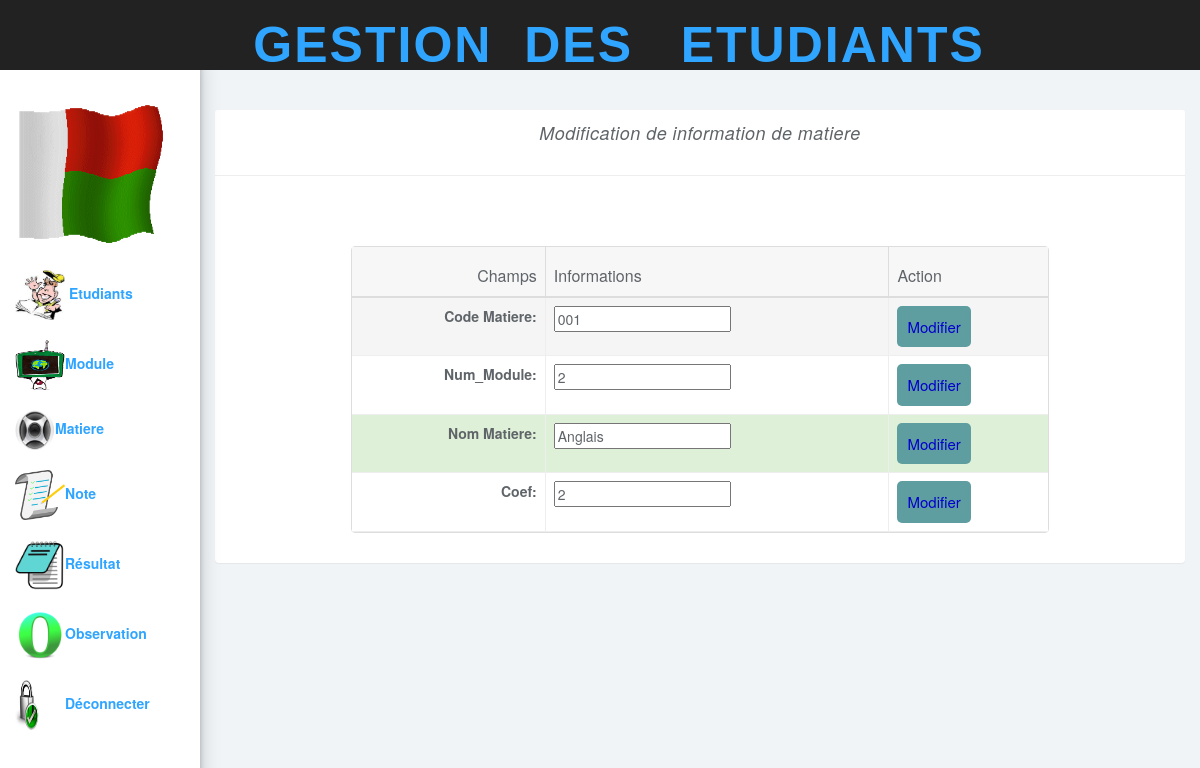
The app's page /modifier_mat.php?Cod_mat=001 (signed in) with its own data.
### tables this page shows
CREATE TABLE `matiere` (
  `Cod_mat` char(6) NOT NULL,
  `Num_Module` int(11) NOT NULL,
  `Nom_mat` varchar(20) NOT NULL,
  `Coef_mat` int(11) NOT NULL
);

### modifier_mat.php (the view, shortened to what this page needs)
<!DOCTYPE html>
<?php
 include('cnx.php');
?>
<html>
<head>
  <?php include('inccss.php'); ?>
  <link rel="stylesheet" href="modifierModule.css">
</head>
<body>
<nav class="navbar navbar-inverse navbar-fixed-top" role="navigation">
<?php include('header.php'); ?>
</nav>
<?php include('menu.php'); ?>
<div class="col-sm-9 col-sm-offset-3 col-lg-10 col-lg-offset-2 main">
<br><br><br>
<div class="panel panel-default" align="center">
          <div class="panel-heading">
          <em class="text-center " align ="center">Modification de information de matiere  </em>
          </div>
          <div class="panel-body">
<div class="col-md-12">
<form  method="POST" enctype="multipart/form-data"   >
<div class="col-md-1">
</div>
<div class="col-md-10">
      <br><br>
          <div class="panel-body">
            <table data-toggle="table" id="table-style" data-url="tables/data2.json" data-row-style="rowStyle">
                <thead>
                <tr>
                    <th data-field="id" data-align="right" >Champs</th>
                    <th data-field="name" >Informations</th>
                    <th data-field="price" >Action</th>
                </tr>
                </thead>
              <tbody>
              <?php
              $q =  "select * from matiere where Cod_mat='".$_GET['Cod_mat']."'";
              $r = $db -> query($q) ;
              while ($c = $r -> fetch())
              {
              ?>
              <tr>
              <td> <label> <center> Code Matiere:</center></label></td>
              <td> <input class="form-contro" name="Cod_mat" type="text" value="<?php echo $c['Cod_mat'];?>"></td>
              <td><button type="submit" class="btn btn-primary" name="btn1" onclick="edt_id()">Modifier</button> </td>
              </tr>
              <tr>
              <td> <label> <center> Num_Module:</center></label></td>
              <td> <input class="form-contro" name="Num_Module" type="text" value="<?php echo $c['Num_Module'];?>"></td>
              <td><button type="submit" class="btn btn-primary" name="btn10" onclick="edt_id()">Modifier</button> </td>
              </tr>
              <tr>
              <td> <label><center>Nom Matiere:</center> </label></td>
              <td> <input class="form-contro" name="Nommat" type="text" value="<?php echo $c['Nom_mat'];?>"></td>
              <td><button type="submit" class="btn btn-primary" name="btn2" onclick="edt_id()">Modifier</button> </td>
              </tr>
              <tr>
              <td> <label><center>Coef:</center> </label></td>
              <td> <input class="form-contro" name="Coef" type="text" value="<?php echo $c['Coef_mat'];?>"></td>
              <td><button type="submit" class="btn btn-primary" name="btn3" onclick="edt_id()">Modifier</button> </td>
              </tr>
              <?php
              }
              ?>
              </tbody>
            </table>
          </div>
        </div>
        </form>
      </div>
</div>
</div>
</body>
</html>

### css/styles.css (style rules this page uses)
body { background: #f1f4f7; padding-top: 50px; color: #5f6468; }
.btn-primary, .btn-primary:hover, .btn-primary:focus, .btn-primary:active, .btn-primary.active, .open > .dropdown-toggle.btn-primary, .btn-primary.disabled, .btn-primary[disabled], fieldset[disabled] .btn-primary, .btn-primary.disabled:hover, .btn-primary[disabled]:hover, fieldset[disabled] .btn-primary:hover, .btn-primary.disabled:focus, .btn-primary[disabled]:focus, fieldset[disabled] .btn-primary:focus, .btn-primary.disabled:active, .btn-primary[disabled]:active, fieldset[disabled] .btn-primary:active, .btn-primary.disabled.active, .btn-primary[disabled].active, fieldset[disabled] .btn-primary.active { background-color: #30a5ff; border-color: #30a5ff; }
.panel { border: 0; }
.panel-heading { font-size: 18px; font-weight: 300; letter-spacing: 0.025em; height: 66px; }
.panel-default .panel-heading { background: #fff; border-bottom: 1px solid #eee; color: #5f6468; }
.navbar { border: 0; }
.table { background: #fff; }

### modifierModule.css (style rules this page uses)
.btn { padding: 10px; font-size: 15px; color: mediumblue; background: #5F9EA0; border: none; border-radius: 5px; }

### headers.css (style rules this page uses)
.css2 { background-color:url('bg-1.jpg') no-repeat center center fixed; }

### records on screen
matiere: Cod_mat "001", Num_Module "2", Nommat "Anglais", Coef "2"
